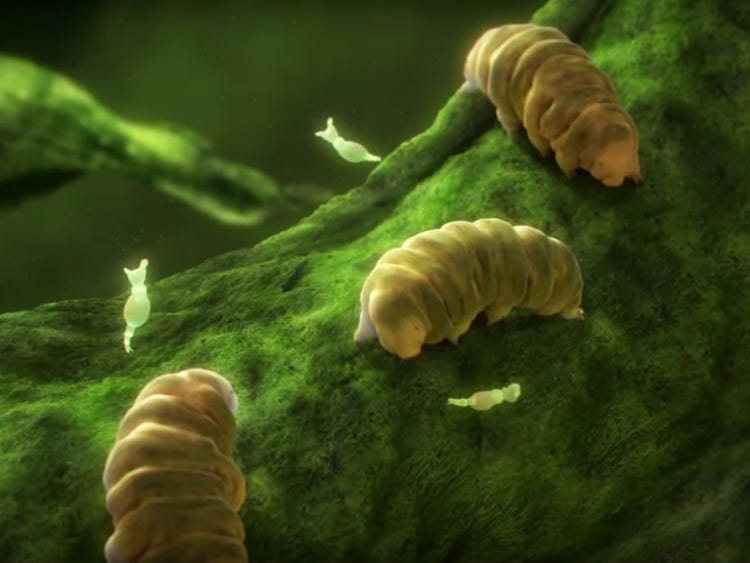
#> input picture Image-Processing-Ex1/water_bear.png, 750 x 563 px, given in place of eq.jpg, which was not available
$ python ex1_main.py   (older library calls are emulated)
#> lines starting #> are read from the running program, lines starting #| are printed output that depends on the picture; long printed decimals are rounded; pictures that were not available may be replaced by others from this repository, and a replacement may not be noted
### Image-Processing-Ex1/ex1_utils.py
"""
        '########:'##::::'##::::'##:::
         ##.....::. ##::'##:::'####:::
         ##::::::::. ##'##::::.. ##:::
         ######:::::. ###::::::: ##:::
         ##...:::::: ## ##:::::: ##:::
         ##:::::::: ##:. ##::::: ##:::
         ########: ##:::. ##::'######:
        ........::..:::::..:::......::
"""
import math
from typing import List
import cv2
import numpy as np
import matplotlib.pyplot as plt

LOAD_GRAY_SCALE = 1
LOAD_RGB = 2

"""
Return my ID (not the friend's ID I copied from)
:return: int
"""
def myID() -> np.int:
    return 318554821


"""
Reads an image, and returns the image converted as requested
:param filename: The path to the image
:param representation: GRAY_SCALE or RGB
:return: The image object
"""
def imReadAndConvert(filename: str, representation: int) -> np.ndarray:
    src = cv2.imread(filename)
    if representation == LOAD_RGB:
        img = cv2.cvtColor(src, cv2.COLOR_BGR2RGB)
    else:  # GRAY_SCALE
        img = cv2.cvtColor(src, cv2.COLOR_BGR2GRAY)
    # Normalization
    img = (img - img.min()) / (img.max() - img.min())
    return img


"""
Reads an image as RGB or GRAY_SCALE and displays it
:param filename: The path to the image
:param representation: GRAY_SCALE or RGB
:return: None
"""
def imDisplay(filename: str, representation: int):
    img = imReadAndConvert(filename, representation)
    if representation == LOAD_GRAY_SCALE:  # GRAY_SCALE
        plt.gray()
    plt.imshow(img)
    plt.show()


"""
Converts an RGB image to YIQ color space
:param imgRGB: An Image in RGB
:return: A YIQ in image color space
"""
def transformRGB2YIQ(imgRGB: np.ndarray) -> np.ndarray:
    mat = np.array([[0.299, 0.587, 0.114],
                    [0.596, -0.275, -0.321],
                    [0.212, -0.523, 0.311]])
    return np.dot(imgRGB, mat.T.copy())


"""
Converts an YIQ image to RGB color space
:param imgYIQ: An Image in YIQ
:return: A RGB in image color space
"""
def transformYIQ2RGB(imgYIQ: np.ndarray) -> np.ndarray:
    mat = np.array([[0.299, 0.587, 0.114],
                    [0.596, -0.275, -0.321],
                    [0.212, -0.523, 0.311]])
    # Invertible matrix
    invertible_mat = np.linalg.inv(mat)
    return np.dot(imgYIQ, invertible_mat.T.copy())


# Image is a RGB or GRAY
def isRGB(imgOrig: np.ndarray) -> (bool, np.ndarray, np.ndarray):
    is_color = False
    # color image is a 3D matrix (MxNx3)
    if len(imgOrig.shape) == 3:
        is_color = True
        image_YIQ = transformRGB2YIQ(imgOrig)
        imgOrig = np.copy(image_YIQ[:, :, 0])  # Y channel
        return is_color, imgOrig, image_YIQ

    return is_color, imgOrig, None


"""
Equalizes the histogram of an image
:param imgOrig: Original Histogram
:ret
"""
def hsitogramEqualize(imgOrig: np.ndarray) -> (np.ndarray, np.ndarray, np.ndarray):
    # Image is a RGB or GRAY
    is_RGB, img, image_YIQ = isRGB(imgOrig)

    # Calculate the image histogram (range = [0, 255])
    img = (np.around(img * 255)).astype('uint8')
    hist_original = np.histogram(img.flatten(), bins=256, range=[0, 255])[0]

    # Calculate the normalized Cumulative Sum
    cum_sum = np.cumsum(hist_original)

    # Create a LookUpTable(LUT)
    image_Eq = cum_sum[img]
    image_Eq = (image_Eq * 255.0 / image_Eq.max()).astype('uint8')
    hist_Eq = np.histogram(image_Eq.flatten(), bins=256, range=[0, 255])[0]

    if is_RGB:  # Return image to RGB
        image_YIQ[:, :, 0] = image_Eq / (image_Eq.max() - image_Eq.min())
        image_Eq = transformYIQ2RGB(image_YIQ)

    return image_Eq, hist_original, hist_Eq

"""
Quantized an image in to **nQuant** colors
:param imOrig: The original image (RGB or Gray scale)
:param nQuant: Number of colors to quantize the image to
:param nIter: Number of optimization loops
:return: (List[qImage_i],List[error_i])
"""

def quantizeImage(imOrig: np.ndarray, nQuant: int, nIter: int) -> (List[np.ndarray], List[float]):
    # Image is a RGB or GRAY
    is_RGB, image, image_YIQ = isRGB(imOrig)
    img = image * 255
    original_hist = np.histogram(img.flatten(), 256)[0]

    # Finding Z & Q
    z = np.arange(0, 256, int(255 / nQuant))  # From 0 to 255 with steps of 255/nQuant
    z[nQuant] = 255  # Last element is 255

    image_list = []
    error_list = []

    for k in range(0, nIter):
        # Init Q
        q = [np.average(np.arange(z[k], z[k + 1] + 1), weights=original_hist[z[k]: z[k + 1] + 1]) for k in range(len(z) - 1)]
        q = np.round(q).astype(int)

        # Move boundaries to be in the middle of two means
        for j in range(1, nQuant):
            z[j] = np.round((q[j - 1] + q[j]) / 2)

        new_img = img.copy()
        # Update value
        for i in range(1, nQuant + 1):
            if is_RGB:
                new_img[(new_img > z[i - 1]) & (new_img < z[i])] = q[i - 1]
            else:
                new_img[(new_img >= z[i - 1]) & (new_img < z[i])] = q[i - 1]

        # Calculate the error
        MSE = pow(np.power(img - new_img, 2).sum(), 0.5)/img.size

        if is_RGB:
            image_YIQ[:, :, 0] = new_img / (new_img.max() - new_img.min())
            new_img = transformYIQ2RGB(image_YIQ)

        image_list.append(new_img)
        error_list.append(MSE)
    return image_list, error_list

### Image-Processing-Ex1/gamma.py
"""
        '########:'##::::'##::::'##:::
         ##.....::. ##::'##:::'####:::
         ##::::::::. ##'##::::.. ##:::
         ######:::::. ###::::::: ##:::
         ##...:::::: ## ##:::::: ##:::
         ##:::::::: ##:. ##::::: ##:::
         ########: ##:::. ##::'######:
        ........::..:::::..:::......::
"""
from ex1_utils import LOAD_GRAY_SCALE
import cv2
import numpy as np

def on_trackbar(x: int):
    pass

def gammaCorrection(img: np.ndarray, gamma: float) -> np.ndarray:
    img = img / 255.0
    img_array = np.power(img, gamma)  # for every i in img -> i ** gamma
    return img_array

"""
GUI for gamma correction
:param img_path: Path to the image
:param rep: grayscale(1) or RGB(2)
:return: None
"""
def gammaDisplay(img_path: str, rep: int):
    src = cv2.imread(img_path)
    if rep == LOAD_GRAY_SCALE:
        src = cv2.cvtColor(src, cv2.COLOR_BGR2GRAY)
    name = 'Gamma Correction'
    cv2.namedWindow(name)
    cv2.createTrackbar('Gamma', name, 1, 100, on_trackbar)
    while True:
        gamma = cv2.getTrackbarPos('Gamma', name)
        gamma = gamma / 50
        # make gamma correction
        img = gammaCorrection(src, gamma)
        cv2.imshow(name, img)
        key = cv2.waitKey(1000)
        if key == 27:  # ESC
            break
        if cv2.getWindowProperty(name, cv2.WND_PROP_VISIBLE) < 1:
            break
    cv2.destroyWindow(name)

def main():
    gammaDisplay('bac_con.png', LOAD_GRAY_SCALE)


# [2 lines that do not run on import are left out]

### Image-Processing-Ex1/ex1_main.py
from ex1_utils import *
from gamma import gammaDisplay
import numpy as np
import matplotlib.pyplot as plt
import time


def histEqDemo(img_path: str, rep: int):
    img = imReadAndConvert(img_path, rep)
    imgeq, histOrg, histEq = hsitogramEqualize(img)

    # Display cumsum
    cumsum = np.cumsum(histOrg)
    cumsumEq = np.cumsum(histEq)
    plt.gray()
    plt.plot(range(256), cumsum, 'r')
    plt.plot(range(256), cumsumEq, 'g')

    # Display the images
    plt.figure()
    plt.imshow(img)

    plt.figure()
    plt.imshow(imgeq)
    plt.show()


def quantDemo(img_path: str, rep: int):
    img = imReadAndConvert(img_path, rep)
    st = time.time()

    img_lst, err_lst = quantizeImage(img, 3, 20)

    print("Time:%.2f" % (time.time() - st))
    print("Error 0:\t %f" % err_lst[0])
    print("Error last:\t %f" % err_lst[-1])

    plt.gray()
    plt.imshow(img_lst[0])
    plt.figure()
    plt.imshow(img_lst[-1])

    plt.figure()
    plt.plot(err_lst, 'r')
    plt.show()


def main():
    print("ID:", myID())
    img_path = 'eq.jpg'

    # Basic read and display
    imDisplay(img_path, LOAD_GRAY_SCALE)
#> in imReadAndConvert, src is the input picture: shape (563, 750, 3); mean B, G, R 22.9, 72.5, 58.6
    imDisplay(img_path, LOAD_RGB)

    # Convert Color spaces
    img = imReadAndConvert(img_path, LOAD_RGB)
    yiq_img = transformRGB2YIQ(img)
    f, ax = plt.subplots(1, 2)
    ax[0].imshow(img)
    ax[1].imshow(yiq_img)
    plt.show()

    # Image histEq
    histEqDemo(img_path, LOAD_GRAY_SCALE)
#> in hsitogramEqualize, `is_RGB, img, image_YIQ = isRGB(imgOrig)`: is_RGB = False
#> in hsitogramEqualize, `hist_original = np.histogram(img.flatten(), bins=256, range=[0, 255])[0]`: hist_original = 256 values, max 12265 at index 46, min 0 at index 13, mean 1649.4
#> in hsitogramEqualize, `cum_sum = np.cumsum(hist_original)`: cum_sum = 256 values from 6 to 422250
#> in hsitogramEqualize, `image_Eq = cum_sum[img]`:
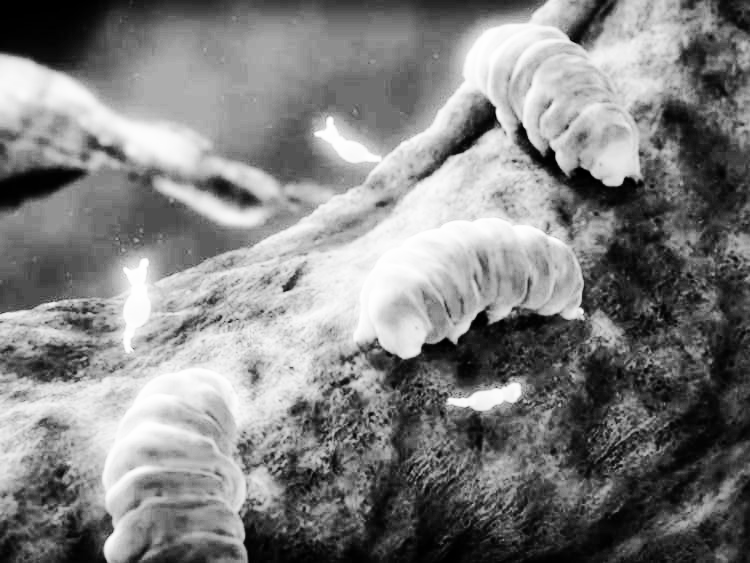
#> image_Eq: shape (563, 750) int64; min 6, max 422250, mean 213770.2; drawn with min black and max white
#> in hsitogramEqualize, `hist_Eq = np.histogram(image_Eq.flatten(), bins=256, range=[0, 255])[0]`: hist_Eq = 256 values, max 12265 at index 112, min 0 at index 8, mean 1649.4
#> in histEqDemo, `imgeq, histOrg, histEq = hsitogramEqualize(img)`: histOrg has the same summary as hist_original in hsitogramEqualize; histEq has the same summary as hist_Eq in hsitogramEqualize
#> in histEqDemo, `cumsum = np.cumsum(histOrg)`: cumsum = 256 values from 6 to 422250
#> in histEqDemo, `cumsumEq = np.cumsum(histEq)`: cumsumEq = 256 values from 1298 to 422250
    histEqDemo(img_path, LOAD_RGB)
#> call 2 of histEqDemo, with img_path = 'eq.jpg', rep = 2
#> in transformYIQ2RGB, `return np.dot(imgYIQ, invertible_mat.T.copy())`:
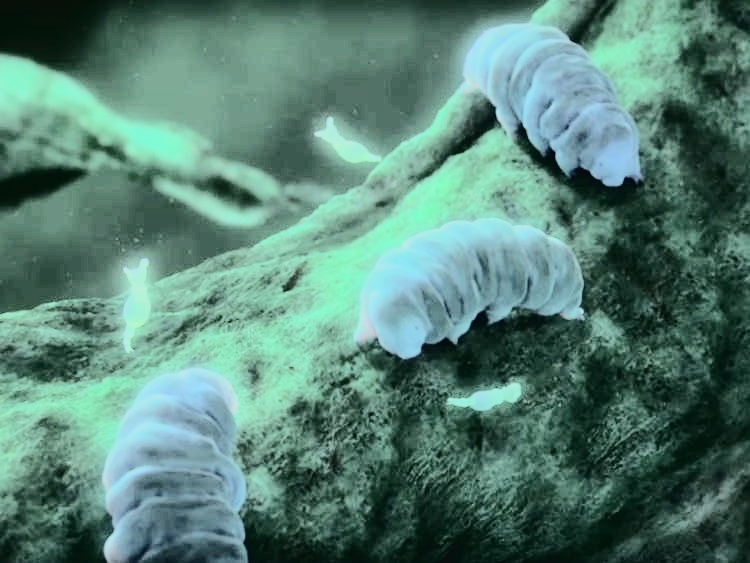
#> returned value: shape (563, 750, 3) float64; mean of channels 0, 1, 2 0.488, 0.543, 0.348; drawn with min black and max white
#> in histEqDemo (call 2), `imgeq, histOrg, histEq = hsitogramEqualize(img)`: histOrg = 256 values, max 12265 at index 49, min 0 at index 0, mean 1649.4
#> in histEqDemo (call 2), `cumsum = np.cumsum(histOrg)`: cumsum = 256 values from 0 to 422250
#> in histEqDemo (call 2), `plt.show()`:
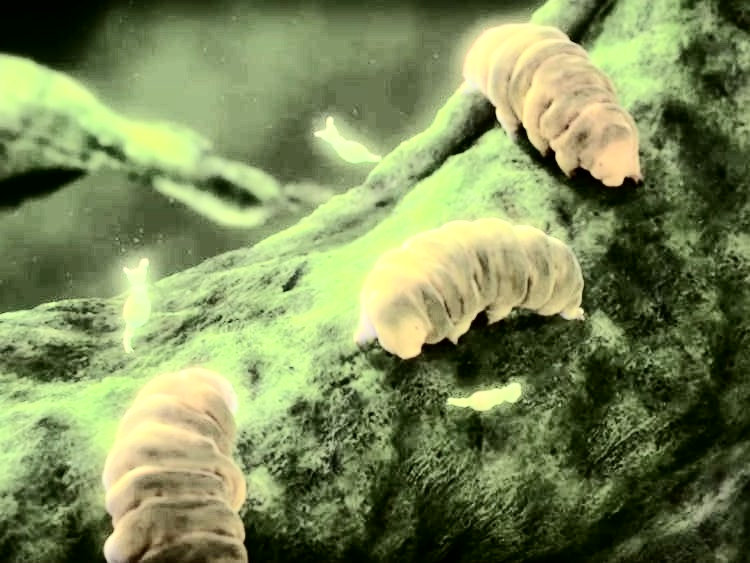
#> shown: shape (563, 750, 3) float64; mean R, G, B 0.487, 0.54, 0.351

    # Image Quantization
    quantDemo(img_path, LOAD_GRAY_SCALE)
#> in quantizeImage, `is_RGB, image, image_YIQ = isRGB(imOrig)`: is_RGB = False
#> in quantizeImage, `original_hist = np.histogram(img.flatten(), 256)[0]`: original_hist = 256 values, max 12265 at index 45, min 0 at index 23, mean 1649.4
#> the loop in quantizeImage, `for k in range(0, nIter):` made 20 passes
#> (q, MSE) on passes 1 to 8: ([46, 114, 201], 0.0266), ([45, 107, 191], 0.0256), ([44, 101, 183], 0.0248), ([43, 97, 177], 0.0244), ([42, 94, 173], 0.0242), ([42, 92, 170], 0.0241), ([42, 91, 168], 0.024), ([42, 90, 167], 0.024)
#> after the loop in quantizeImage, `for k in range(0, nIter):`:
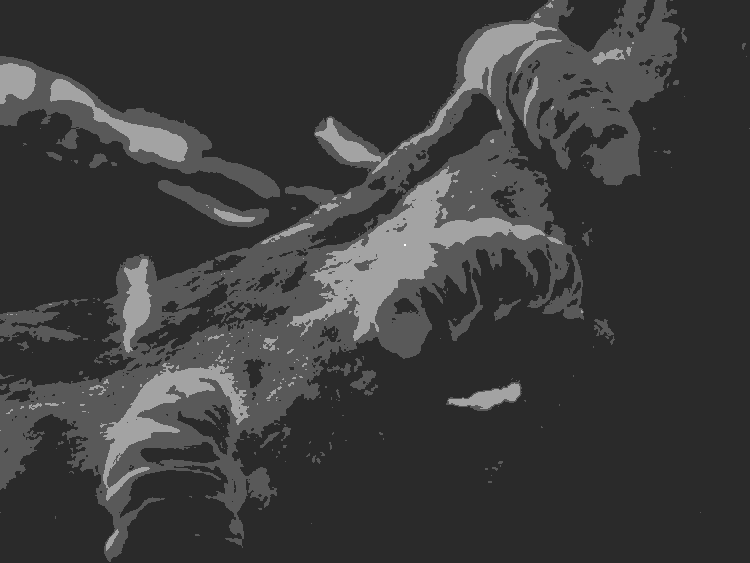
#> new_img: shape (563, 750) float64; min 42, max 255, mean 60.4
#> after the loop in quantizeImage, `for k in range(0, nIter):`: error_list = [0.0266, 0.0256, 0.0248, 0.0244, 0.0242, 0.0241, 0.024, 0.024, 0.024, 0.0239, 0.024, 0.024, 0.024, 0.024, 0.024, 0.024, 0.024, 0.024, 0.024, 0.024]; image_list = 20 items; z = [0, 66, 126, 255]
#> in quantDemo, `img_lst, err_lst = quantizeImage(img, 3, 20)`: img_lst = 20 items; err_lst has the same summary as error_list in quantizeImage
#| Error 0:	 0.02661
#| Error last:	 0.02395
#> in quantDemo, `plt.show()`:
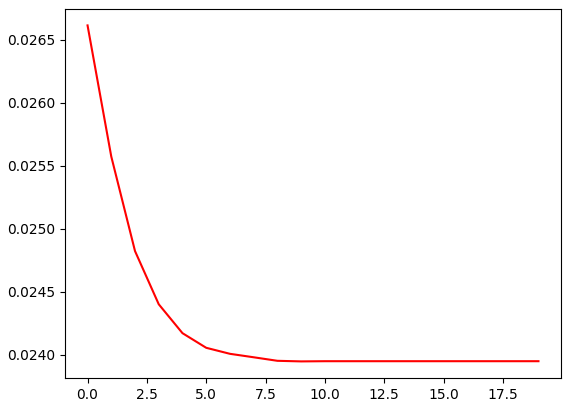
#> figure drawn by matplotlib, 1 panel; curve peaks at x = 0, y = 0.0266
    quantDemo(img_path, LOAD_RGB)
#> call 2 of quantizeImage, with nQuant = 3, nIter = 20
#> in quantizeImage (call 2), `is_RGB, image, image_YIQ = isRGB(imOrig)`: is_RGB = True
#> in quantizeImage (call 2), `original_hist = np.histogram(img.flatten(), 256)[0]`: original_hist = 256 values, max 10985 at index 46, min 6 at index 255, mean 1649.4
#> the loop in quantizeImage (call 2), `for k in range(0, nIter):` made 20 passes
#> (q, MSE) on passes 1 to 8: ([46, 114, 201], 0.0257), ([45, 107, 191], 0.0247), ([44, 102, 183], 0.0241), ([43, 98, 177], 0.0237), ([43, 94, 173], 0.0234), ([42, 92, 170], 0.0234), ([42, 90, 168], 0.0233), ([42, 89, 166], 0.0232)
#> after the loop in quantizeImage (call 2), `for k in range(0, nIter):`:
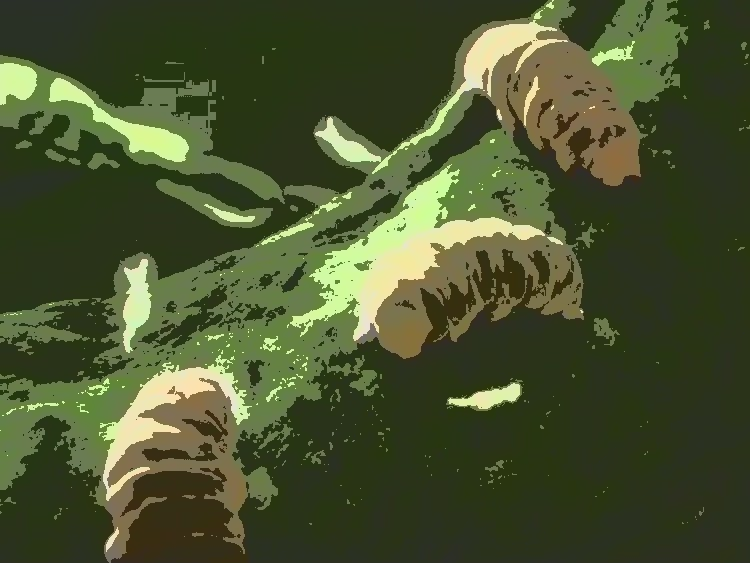
#> new_img: shape (563, 750, 3) float64; mean R, G, B 0.492, 0.546, 0.352; drawn with min black and max white
#> after the loop in quantizeImage (call 2), `for k in range(0, nIter):`: error_list = [0.0257, 0.0247, 0.0241, 0.0237, 0.0234, 0.0234, 0.0233, 0.0232, 0.0232, 0.0232, 0.0232, 0.0233, 0.0233, 0.0233, 0.0233, 0.0233, 0.0233, 0.0233, 0.0233, 0.0233]; z = [0, 64, 124, 255]
#| Error 0:	 0.02566
#| Error last:	 0.02328

    # Gamma
    gammaDisplay(img_path, LOAD_GRAY_SCALE)
#> in gammaCorrection, `img_array = np.power(img, gamma)`:
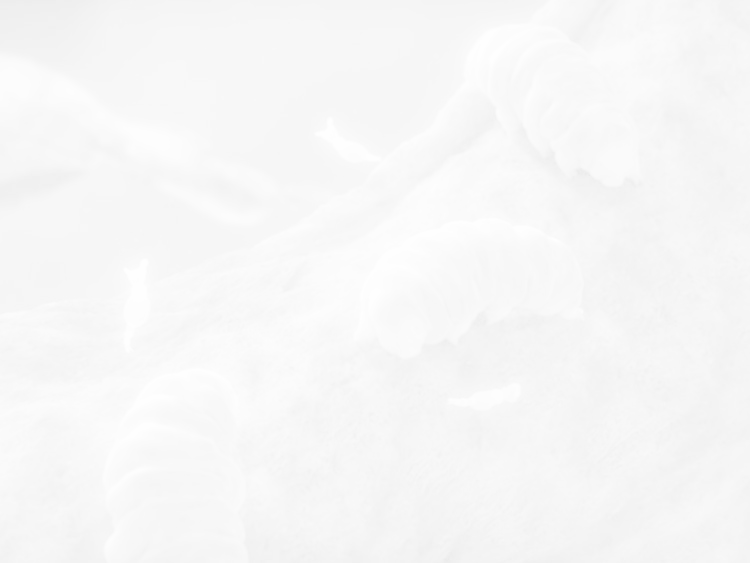
#> img_array: shape (563, 750) float64; min 0.924, max 1, mean 0.97
#> (key Esc is pressed here)


if __name__ == '__main__':
    main()
